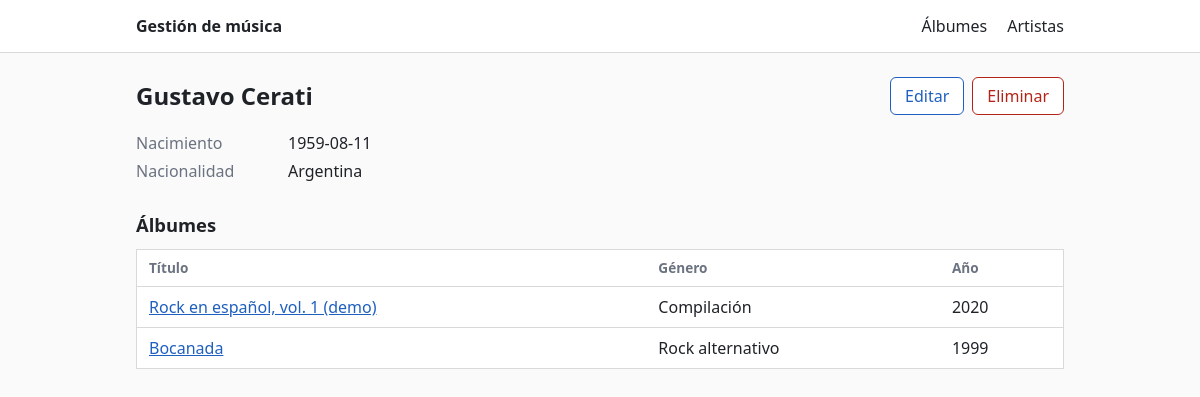
/artistas/1, run on the app's committed database.
### tables this page shows
CREATE TABLE Artistas (
    artista_id       INT UNSIGNED NOT NULL AUTO_INCREMENT,
    nombre           VARCHAR(80)  NOT NULL,
    apellido         VARCHAR(80)  NOT NULL,
    fecha_nacimiento DATE         NULL,
    nacionalidad     VARCHAR(60)  NULL,
    PRIMARY KEY (artista_id),
    KEY idx_artistas_apellido_nombre (apellido, nombre)
);

CREATE TABLE Albumes (
    album_id         INT UNSIGNED      NOT NULL AUTO_INCREMENT,
    titulo           VARCHAR(150)      NOT NULL,
    genero           VARCHAR(60)       NOT NULL,
    anio_lanzamiento SMALLINT UNSIGNED NOT NULL,
    discografica     VARCHAR(100)      NULL,
    PRIMARY KEY (album_id),
    KEY idx_albumes_genero (genero),
    KEY idx_albumes_anio (anio_lanzamiento),
    CONSTRAINT chk_albumes_anio CHECK (anio_lanzamiento BETWEEN 1877 AND 2100)
);

### src/Support/View.php (called while the page is built, shortened)
<?php
final class View
{
    public static function render(string $plantilla, array $datos = [], int $estado = 200): void
    {
        $raiz = dirname(__DIR__, 2) . '/templates';
        extract($datos, EXTR_SKIP);
        require $raiz . '/' . $plantilla . '.php';
        $contenido = ob_get_clean();
        require $raiz . '/layout.php';
    }
}

### src/Controller/ArtistaController.php (called while the page is built, shortened)
<?php
final class ArtistaController
{
    public function detalle(int $id): void
    {
        View::render('artistas/detalle', [
            'artista' => $this->artistas->obtener($id),
            'albumes' => $this->artistas->albumesDe($id),
        ]);
    }
}

### public/index.php (called while the page is built, shortened)
<?php
require __DIR__ . '/../src/autoload.php';
$config = require __DIR__ . '/../config/config.php';
try {
    $pdo = Database::conectar($config['db']);
    $artistaRepo = new ArtistaRepository($pdo);
    $albumRepo = new AlbumRepository($pdo);
    $albumService = new AlbumService($albumRepo, $artistaRepo);
    $artistaService = new ArtistaService($artistaRepo);
    $albumes = new AlbumController($albumService);
    $artistas = new ArtistaController($artistaService);
    $router = new Router();
    $router->agregar('GET', '/', static fn () => View::redirigir('/albumes'));
    $router->agregar('GET', '/albumes', static fn () => $albumes->index($_GET));
    $router->agregar('GET', '/albumes/nuevo', static fn () => $albumes->nuevo());
    $router->agregar('POST', '/albumes', static fn () => $albumes->crear($_POST));
    $router->agregar('GET', '/albumes/(\d+)', static fn (int $id) => $albumes->detalle($id));
    $router->agregar('GET', '/albumes/(\d+)/editar', static fn (int $id) => $albumes->editar($id));
    $router->agregar('POST', '/albumes/(\d+)', static fn (int $id) => $albumes->actualizar($id, $_POST));
    $router->agregar('POST', '/albumes/(\d+)/eliminar', static fn (int $id) => $albumes->eliminar($id));
    $router->agregar('POST', '/albumes/(\d+)/artistas', static fn (int $id) => $albumes->vincularArtista($id, $_POST));
    $router->agregar('POST', '/albumes/(\d+)/artistas/(\d+)/quitar', static fn (int $id, int $artistaId) => $albumes->desvincularArtista($id, $artistaId));
    $router->agregar('GET', '/artistas', static fn () => $artistas->index($_GET));
    $router->agregar('GET', '/artistas/nuevo', static fn () => $artistas->nuevo());
    $router->agregar('POST', '/artistas', static fn () => $artistas->crear($_POST));
    $router->agregar('GET', '/artistas/(\d+)', static fn (int $id) => $artistas->detalle($id));
    $router->agregar('GET', '/artistas/(\d+)/editar', static fn (int $id) => $artistas->editar($id));
    $router->agregar('POST', '/artistas/(\d+)', static fn (int $id) => $artistas->actualizar($id, $_POST));
    $router->agregar('POST', '/artistas/(\d+)/eliminar', static fn (int $id) => $artistas->eliminar($id));
    $metodo = $_SERVER['REQUEST_METHOD'] ?? 'GET';
    $ruta = parse_url($_SERVER['REQUEST_URI'] ?? '/', PHP_URL_PATH) ?: '/';
    $router->despachar($metodo, $ruta);
} catch (NoEncontradoException $e) {
    View::render('error', ['codigo' => 404, 'mensaje' => $e->getMessage()], 404);
} catch (Throwable $e) {
    error_log((string) $e);
    View::render('error', [
        'codigo'  => 500,
        'mensaje' => $config['debug'] ? $e->getMessage() : 'Algo salió mal de nuestro lado. Inténtalo de nuevo en un momento.',
    ], 500);
}

### src/Repository/ArtistaRepository.php (called while the page is built, shortened)
<?php
final class ArtistaRepository
{
    public function buscar(int $id): ?Artista
    {
        $stmt = $this->pdo->prepare('SELECT ' . self::COLUMNAS . ' FROM Artistas WHERE artista_id = :id');
        $stmt->execute([':id' => $id]);
        $fila = $stmt->fetch();
        return $fila === false ? null : Artista::desdeFila($fila);
    }
    public function albumesDe(int $artistaId): array
    {
        $stmt = $this->pdo->prepare(
            'SELECT al.album_id, al.titulo, al.genero, al.anio_lanzamiento, al.discografica
               FROM Albumes al
               JOIN Album_Artista aa ON aa.album_id = al.album_id
              WHERE aa.artista_id = :id
              ORDER BY al.anio_lanzamiento DESC, al.titulo'
        );
        $stmt->execute([':id' => $artistaId]);
        return array_map(Album::desdeFila(...), $stmt->fetchAll());
    }
}

### src/Service/ArtistaService.php (called while the page is built, shortened)
<?php
final class ArtistaService
{
    public function obtener(int $id): Artista
    {
        return $this->artistas->buscar($id) ?? throw NoEncontradoException::artista($id);
    }
    public function albumesDe(int $artistaId): array
    {
        return $this->artistas->albumesDe($artistaId);
    }
}

### src/Domain/Artista.php (called while the page is built, shortened)
<?php
final class Artista
{
    public function nombreCompleto(): string
    {
        return $this->nombre . ' ' . $this->apellido;
    }
}

### src/Support/helpers.php (called while the page is built, shortened)
<?php
function e(?string $valor): string
{
    return htmlspecialchars((string) $valor, ENT_QUOTES | ENT_SUBSTITUTE, 'UTF-8');
}

### src/autoload.php (called while the page is built, shortened)
<?php
spl_autoload_register(static function (string $clase): void {
    $prefijo = 'Musica\\';
    $ruta = __DIR__ . '/' . str_replace('\\', '/', substr($clase, strlen($prefijo))) . '.php';
});
require_once __DIR__ . '/Support/helpers.php';

### templates/artistas/detalle.php (the view, shortened to what this page needs)
<div class="barra">
    <h1><?= e($artista->nombreCompleto()) ?></h1>
    <div class="acciones">
        <a class="boton sec" href="/artistas/<?= $artista->id ?>/editar">Editar</a>
        <form method="post" action="/artistas/<?= $artista->id ?>/eliminar"
              onsubmit="return confirm('¿Eliminar este artista? Sus álbumes se conservan.');">
            <button type="submit" class="peligro">Eliminar</button>
        </form>
    </div>
</div>
<dl>
    <dt>Nacimiento</dt><dd><?= e($artista->fechaNacimiento) ?: '<span class="tenue">Sin dato</span>' ?></dd>
    <dt>Nacionalidad</dt><dd><?= e($artista->nacionalidad) ?: '<span class="tenue">Sin dato</span>' ?></dd>
</dl>
<h2>Álbumes</h2>
<?php if ($albumes === []): ?>
    <p class="vacio">Todavía no está vinculado a ningún álbum. Se agrega desde la ficha del álbum.</p>
<?php else: ?>
    <table>
        <thead><tr><th>Título</th><th>Género</th><th>Año</th></tr></thead>
        <tbody>
        <?php foreach ($albumes as $album): ?>
            <tr>
                <td><a href="/albumes/<?= $album->id ?>"><?= e($album->titulo) ?></a></td>
                <td><?= e($album->genero) ?></td>
                <td><?= $album->anioLanzamiento ?></td>
            </tr>
        <?php endforeach; ?>
        </tbody>
    </table>
<?php endif; ?>

### src/Http/Router.php (shortened to what this page needs)
<?php
final class Router
{
    private array $rutas = [];
    public function agregar(string $metodo, string $patron, callable $manejador): void
    {
        $this->rutas[] = [$metodo, '#^' . $patron . '$#', $manejador];
    }
    public function despachar(string $metodo, string $ruta): void
    {
        $ruta = $ruta === '/' ? '/' : rtrim($ruta, '/');
        foreach ($this->rutas as [$metodoRuta, $regex, $manejador]) {
            if ($metodoRuta === $metodo && preg_match($regex, $ruta, $coincidencias) === 1) {
                array_shift($coincidencias);
                $manejador(...array_map('intval', $coincidencias));
                return;
            }
        }
        throw NoEncontradoException::ruta($ruta);
    }
}

### templates/layout.php (shortened to what this page needs)
<!DOCTYPE html>
<html lang="es">
<head>
</head>
<body>
<header>
    <nav>
        <span class="marca">Gestión de música</span>
        <a href="/albumes">Álbumes</a>
        <a href="/artistas">Artistas</a>
    </nav>
</header>
<main>
    <?= $contenido ?>
</main>
</body>
</html>

### templates/layout.php (style rules this page uses)
:root { --borde: #d9d9d9; --texto: #1f2328; --tenue: #6b7280; --acento: #1f5fbf; --error: #b42318; --ok: #1a7f37; }
* { box-sizing: border-box; }
body { font: 16px/1.5 system-ui, sans-serif; color: var(--texto); margin: 0; background: #fafafa; }
header { background: #fff; border-bottom: 1px solid var(--borde); }
nav, main { max-width: 960px; margin: 0 auto; padding: 0 16px; }
nav { display: flex; gap: 20px; align-items: center; height: 52px; }
nav .marca { font-weight: 600; margin-right: auto; }
nav a { text-decoration: none; color: var(--texto); }
main { padding-top: 24px; padding-bottom: 48px; }
a { color: var(--acento); }
h1 { font-size: 1.5rem; margin: 0; }
.barra { display: flex; justify-content: space-between; align-items: center; margin-bottom: 16px; gap: 12px; flex-wrap: wrap; }
.boton, button { display: inline-block; font: inherit; padding: 6px 14px; border: 1px solid var(--acento); background: var(--acento); color: #fff; border-radius: 6px; text-decoration: none; cursor: pointer; }
.boton.sec, button.sec { background: #fff; color: var(--acento); }
button.peligro { background: #fff; color: var(--error); border-color: var(--error); }
table { width: 100%; border-collapse: collapse; background: #fff; border: 1px solid var(--borde); }
th, td { text-align: left; padding: 8px 12px; border-bottom: 1px solid var(--borde); vertical-align: top; }
th { font-size: .85rem; color: var(--tenue); font-weight: 600; }
.acciones { display: flex; gap: 8px; align-items: center; flex-wrap: wrap; }
.acciones form { margin: 0; }
dl { display: grid; grid-template-columns: 140px 1fr; gap: 4px 12px; margin: 0 0 24px; }
dt { color: var(--tenue); }
dd { margin: 0; }
h2 { font-size: 1.15rem; margin: 28px 0 10px; }

### data on the page
artistas: $artista->nombreCompleto() "Gustavo Cerati", fecha_nacimiento "1959-08-11", nacionalidad "Argentina"
albumes: titulo "Rock en español, vol. 1 (demo)", genero "Compilación", anio_lanzamiento "2020"
albumes: titulo "Bocanada", genero "Rock alternativo", anio_lanzamiento "1999"
